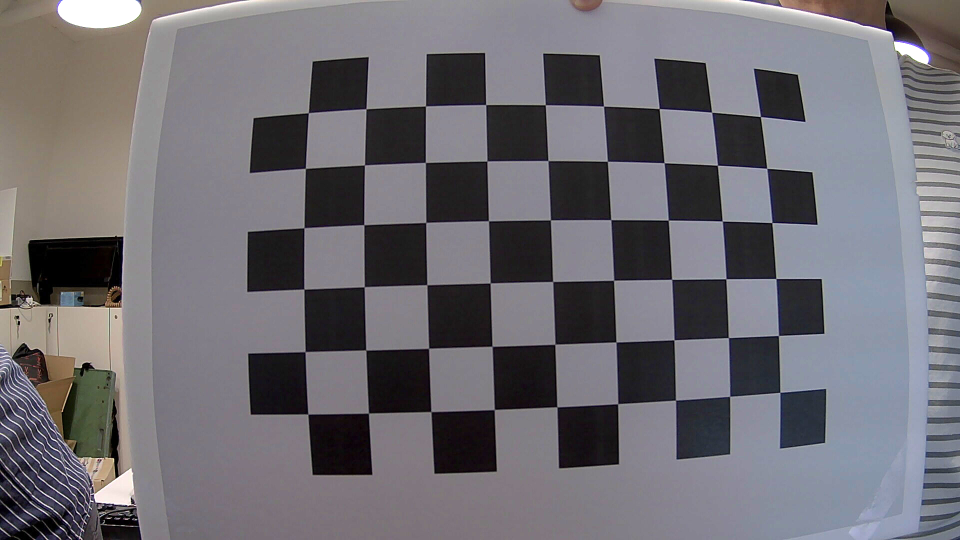
//> input picture images9x6/image0.jpg, 1920 x 1080 px (shown at 1/2 size); its folder holds only this picture in this run
$ ./main   (built with g++ and OpenCV 4)
//> lines starting //> are read from the running program, lines starting //| are printed output that depends on the picture; after the words box and inside, x2 and y2 are one past the last pixel; in counts of white or black regions, pixels touching at a corner belong together
#include <opencv2/opencv.hpp>
#include <opencv2/calib3d/calib3d.hpp>
#include <opencv2/calib3d/calib3d_c.h>
#include <opencv2/highgui/highgui.hpp>
#include <opencv2/imgproc/imgproc.hpp>
#include <iostream>
#include <vector>

// dimensions of checkerboard
int CHECKERBOARD[2]{ 6, 9 };

int main()
{
    std::vector<cv::String> images;

//    path of checkerboard images
    std::string image_path = "/home/minn/CLionProjects/camera-calibration/images9x6";

//    get paths
    cv::glob(image_path, images);

    std::cout << "the number of images : " << images.size() << std::endl;
    for (auto loop : images)
    {
        std::cout << loop << std::endl;
    }
    if (images.size() == 0)
        std::cout << "image doesn't exist! \n" << std::endl;

//    3D points for each checkerboard image
    std::vector<std::vector<cv::Point3f> > objp;

//    2D points for each checkerboard image
    std::vector<std::vector<cv::Point2f> > imgp;

//    World coordinates for 3D points
    std::vector<cv::Point3f> objp_w;

    for (int i = 0; i < CHECKERBOARD[1]; i++) // CHECKERBOARD[1] = 6
    {
        for (int j = 0; j < CHECKERBOARD[0]; j++) // CHECKERBOARD[0] = 9
        {
//            size of bix = 30mm
            objp_w.push_back(cv::Point3f(j * 30, i * 30, 0));
        }
    }

    cv::Mat frame, gray;

//    vector to store the pixel coordinates of detected chessboard corners
    std::vector<cv::Point2f> corner_pts; // chessboard corners
    bool success;
//    looping over all the images in the directory
    for (int i = 0; i < images.size(); i++)
    {
        frame = cv::imread(images[i]);
//> frame is the input picture: 1080 rows x 1920 cols, CV_8UC3; mean B, G, R 115.1, 109.1, 111.5
        cv::cvtColor(frame, gray, cv::COLOR_BGR2GRAY);
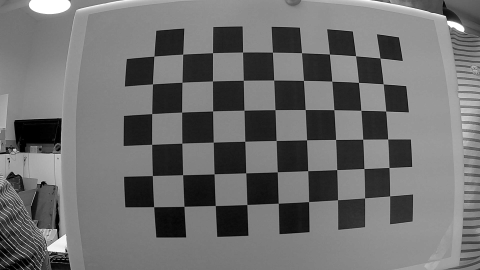
//> gray: 1080 rows x 1920 cols, CV_8UC1 (shown at 1/4 size); min 0, max 255, mean 110.5

//        finding chessboard corners
        success = cv::findChessboardCorners(gray, cv::Size(CHECKERBOARD[0], CHECKERBOARD[1]), corner_pts, CV_CALIB_CB_ADAPTIVE_THRESH | CV_CALIB_CB_FAST_CHECK | CV_CALIB_CB_NORMALIZE_IMAGE);
//> success = true; corner_pts = 54 Points (x, y), first 12: [1521.1, 233.9], [1533.8, 337.1], [1543.9, 445.7], [1551.8, 557.5], [1557.4, 671.6], [1560, 785], [1423.7, 224.7], [1434.4, 330.6], [1445.3, 442.6], [1451.7, 557.8], [1457.2, 675.6], [1460, 793.4]

        if (success)
        {
            cv::TermCriteria criteria(CV_TERMCRIT_EPS | CV_TERMCRIT_ITER, 30, 0.001);

//            refining pixel coordinates for given 2d points.
            cv::cornerSubPix(gray, corner_pts, cv::Size(11, 11), cv::Size(-1, -1), criteria);
//> corner_pts = 54 Points (x, y), first 12: [1521.2, 233.6], [1533.8, 337.1], [1544.2, 445.6], [1552.2, 557.5], [1557.2, 671.4], [1560.2, 785.2], [1423.6, 224.8], [1435.3, 330.9], [1444.8, 442.5], [1452.3, 558.1], [1457.1, 675.6], [1459.6, 793]

//            displaying the detected corner points on the chessboard
            cv::drawChessboardCorners(frame, cv::Size(CHECKERBOARD[0], CHECKERBOARD[1]), corner_pts, success);
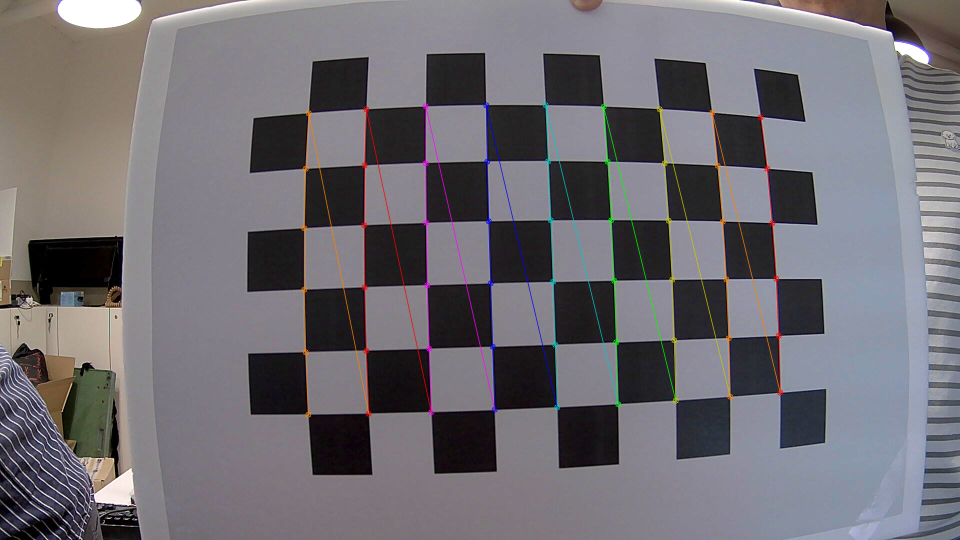
//> frame: 1080 rows x 1920 cols, CV_8UC3 (shown at 1/2 size); 1.67% of pixels changed, all inside (x1, y1, x2, y2) = (602, 204, 1567, 836)

            objp.push_back(objp_w);
            imgp.push_back(corner_pts);
//> imgp = 1 point lists
        }

        cv::imshow("Image", frame);
        cv::imwrite("../images-calibrated/cornered_"+std::to_string(i)+".jpg", frame);
        cv::waitKey(0);
    }
    cv::destroyAllWindows();

//     cameraMatrix is intrinsic parameters
//     distCoeffs is distortion coefficient
//     R, T is extrinsic parameters
    cv::Mat cameraMatrix, distCoeffs, R, T;

//    get parameters by calibration
    cv::calibrateCamera(objp, imgp, cv::Size(gray.rows, gray.cols), cameraMatrix, distCoeffs, R, T);
//> cameraMatrix = [[2879.9, 0, 672.4], [0, 2905.5, 729.5], [0, 0, 1]]; distCoeffs = [-1.64, -4.53, -0.0511, 0.22, 23.04]; R = [[-0.21, -0.117, 1.53]]; T = [[215.3, -131.5, 745.2]]

    std::cout << "-Camera Parameters-\n";
    std::cout << "CameraMatrix\n" << cameraMatrix << "\n\n";
//| CameraMatrix
//| [2879.94425272013, 0, 672.4109169726902;
//|  0, 2905.462638795179, 729.4882961654571;
//|  0, 0, 1]
    std::cout << "DistCoeffs\n" << distCoeffs << "\n\n";
//| DistCoeffs
//| [-1.635844399266623, -4.525697091981517, -0.05111084825687532, 0.2202694277723841, 23.0406179621126]
    std::cout << "Rotation Vector\n" << R << "\n\n";
//| Rotation Vector
//| [-0.2103929199358771, -0.116539691412422, 1.533995775314731]
    std::cout << "Translation Vector\n" << T << "\n\n\n";
//| Translation Vector
//| [215.2516901434332, -131.5147760178796, 745.2437613914988]

    cv::Mat undistorted_image;
    cv::Mat result_image;

    for (int i = 0; i < images.size(); i++)
    {
        frame = cv::imread(images[i]);

        cv::undistort(frame, undistorted_image, cameraMatrix, distCoeffs); // undistort with parameters
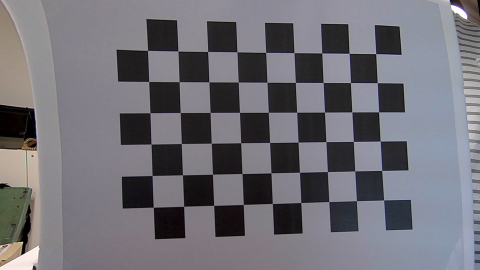
//> undistorted_image: 1080 rows x 1920 cols, CV_8UC3 (shown at 1/4 size); mean B, G, R 118.1, 111, 112.5
        cv::hconcat(frame, undistorted_image, undistorted_image);
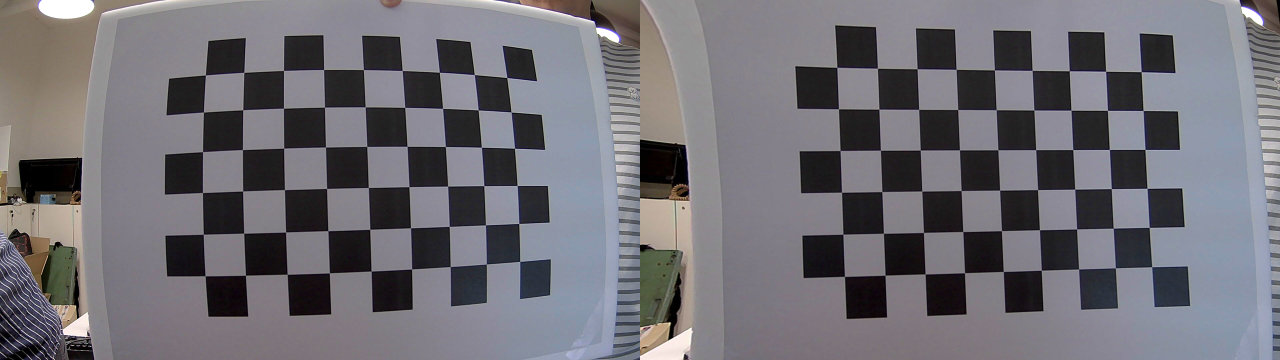
//> undistorted_image: 1080 rows x 3840 cols, CV_8UC3 (shown at 1/3 size); mean B, G, R 116.6, 110.1, 112
        cv::resize(undistorted_image, undistorted_image,cv::Size( undistorted_image.cols*0.5, undistorted_image.rows*0.5));
//> undistorted_image: 540 rows x 1920 cols, CV_8UC3
        cv::imshow("undistorted_image",undistorted_image);
        cv::imwrite("../images-calibrated/undistorted_"+std::to_string(i)+=".jpg", undistorted_image);

        cv::waitKey(0);
    }
    cv::destroyAllWindows();

    return 0;
}

$ run again, on images9x6/image4.jpg
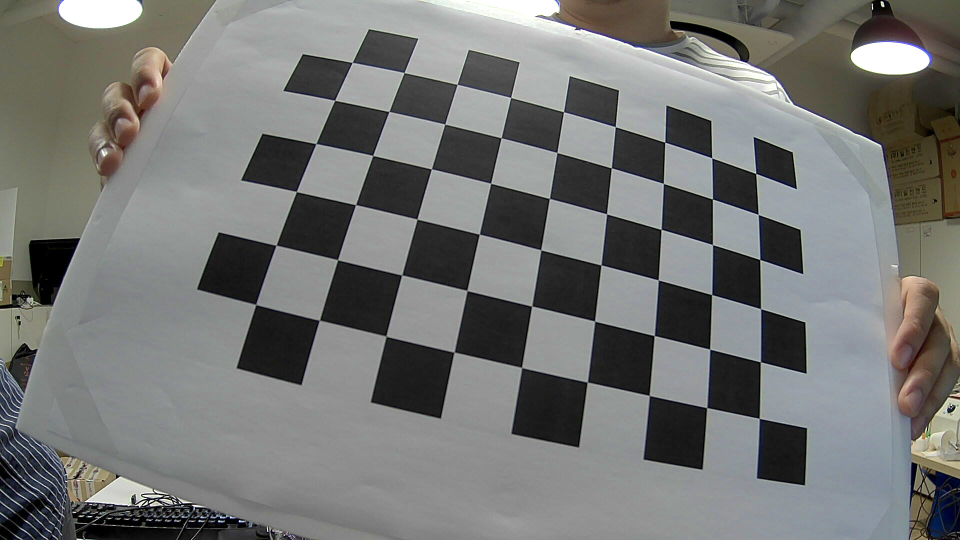
//> input picture images9x6/image4.jpg, 1920 x 1080 px (shown at 1/2 size)
//> frame is the input picture: 1080 rows x 1920 cols, CV_8UC3; mean B, G, R 115.8, 117.6, 116.7
//> `success = cv::findChessboardCorners(gray, cv::Size(CHECKERBOARD[0], CH..`: success = true; corner_pts = 54 Points (x, y), first 12: [1512, 347.4], [1516.8, 429.7], [1520, 519.4], [1521.6, 617.9], [1521.3, 724.1], [1519, 837], [1424, 316.5], [1425.1, 398.4], [1425.2, 489.6], [1423.7, 589.5], [1419.6, 699.4], [1414, 816.1]
//> `cv::cornerSubPix(gray, corner_pts, cv::Size(11, 11), cv::Size(-1, -1),..`: corner_pts = 54 Points (x, y), first 12: [1511.9, 347.4], [1516.6, 429.4], [1520, 519.5], [1521.6, 617.8], [1521.1, 724.1], [1518.8, 837.1], [1424, 316.3], [1425.2, 398.5], [1425.3, 489.6], [1423.7, 589.6], [1419.8, 698.7], [1413.8, 815.7]
//> `cv::drawChessboardCorners(frame, cv::Size(CHECKERBOARD[0], CHECKERBOAR..`:
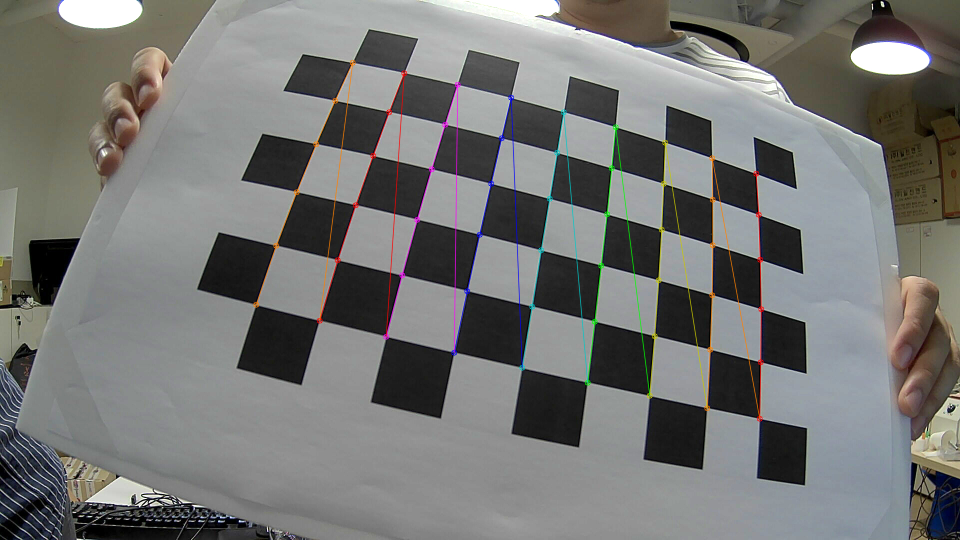
//> frame: 1080 rows x 1920 cols, CV_8UC3 (shown at 1/2 size); 1.48% of pixels changed, all inside (x1, y1, x2, y2) = (506, 119, 1529, 844)
//> imgp = 1 point lists
//> cameraMatrix = [[805.1, 0, 541.9], [0, 832.6, 1289.5], [0, 0, 1]]; distCoeffs = [-0.149, -0.00502, -0.137, 0.0949, -0.0203]; R = [[-0.322, 0.161, 1.79]]; T = [[250.1, -214.7, 256]]
//| CameraMatrix
//| [805.0513389050412, 0, 541.9028281133147;
//|  0, 832.5872569147009, 1289.464471628445;
//|  0, 0, 1]
//| DistCoeffs
//| [-0.1492650947343387, -0.005020207385981162, -0.137189325773933, 0.09494244315002572, -0.02034569164021285]
//| Rotation Vector
//| [-0.3223775615744491, 0.1605296175216958, 1.794422821536038]
//| Translation Vector
//| [250.0790219060925, -214.6881605511767, 256.0068167292152]
//> `cv::hconcat(frame, undistorted_image, undistorted_image);`:
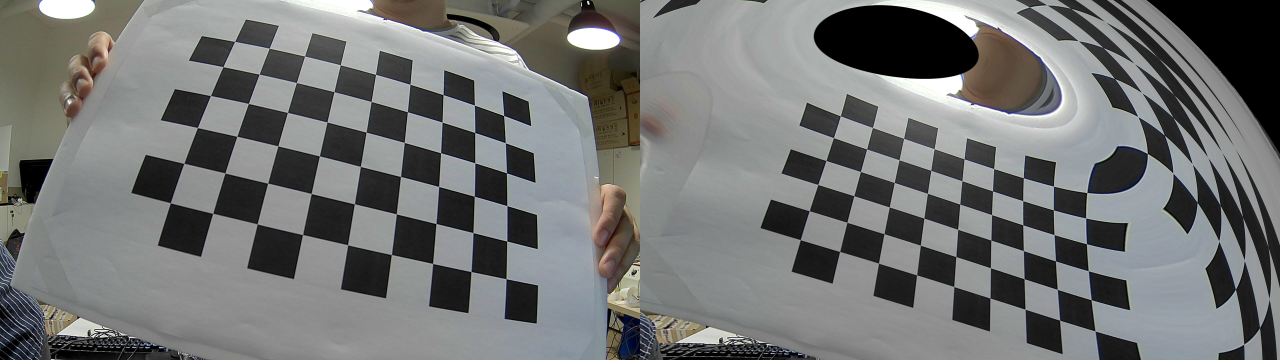
//> undistorted_image: 1080 rows x 3840 cols, CV_8UC3 (shown at 1/3 size); mean B, G, R 115.6, 116.2, 114.9

$ run again, on images9x6/image5.jpg
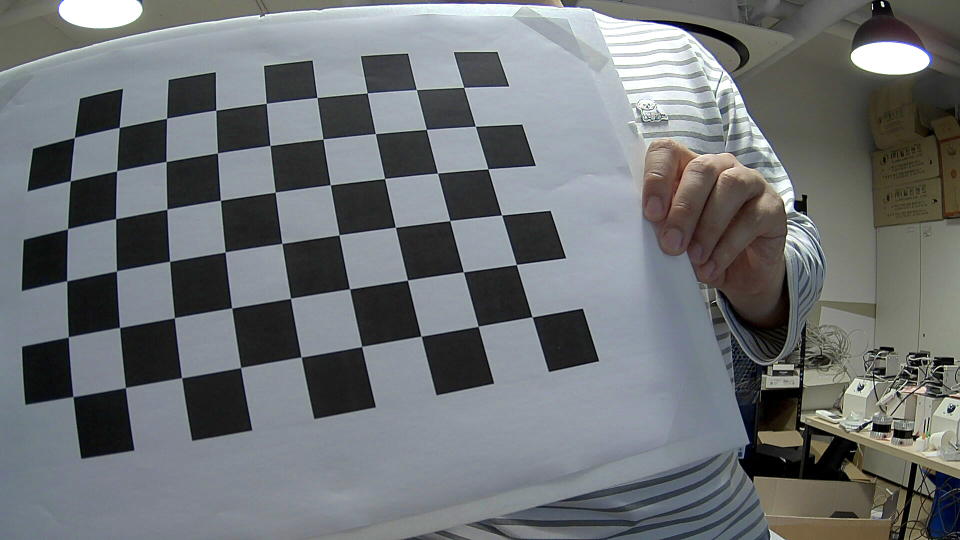
//> input picture images9x6/image5.jpg, 1920 x 1080 px (shown at 1/2 size)
//> frame is the input picture: 1080 rows x 1920 cols, CV_8UC3; mean B, G, R 116.5, 114.2, 110.3
//> `success = cv::findChessboardCorners(gray, cv::Size(CHECKERBOARD[0], CH..`: success = true; corner_pts = 54 Points (x, y), first 12: [927.9, 175.4], [951.3, 252.9], [976.3, 338.2], [1003.5, 430.4], [1033.1, 529.5], [1064.7, 634.1], [833.3, 179.7], [853, 259.3], [875.5, 346.6], [900, 441.5], [927, 544], [956.5, 652.8]
//> `cv::cornerSubPix(gray, corner_pts, cv::Size(11, 11), cv::Size(-1, -1),..`: corner_pts = 54 Points (x, y), first 12: [927.8, 175.2], [951.2, 252.9], [976.3, 338.2], [1003.7, 430.4], [1032.9, 529.5], [1064.6, 634.2], [833.2, 179.8], [853.1, 259.4], [875.4, 346.6], [900, 441.6], [927.1, 544.3], [956.6, 653.1]
//> `cv::drawChessboardCorners(frame, cv::Size(CHECKERBOARD[0], CHECKERBOAR..`:
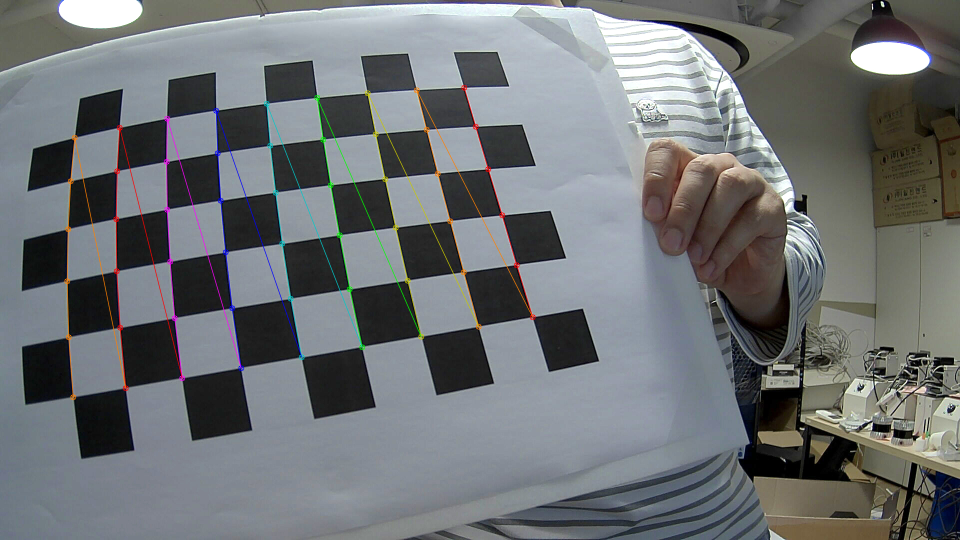
//> frame: 1080 rows x 1920 cols, CV_8UC3 (shown at 1/2 size); 1.43% of pixels changed, all inside (x1, y1, x2, y2) = (128, 169, 1072, 801)
//> imgp = 1 point lists
//> cameraMatrix = [[1104.3, 0, 218.3], [0, 1156.5, 1181.3], [0, 0, 1]]; distCoeffs = [0.239, -1.12, -0.148, 0.207, 0.56]; R = [[-0.407, 0.0219, 1.39]]; T = [[175.7, -265.5, 414.7]]
//| CameraMatrix
//| [1104.253425679292, 0, 218.2757178348269;
//|  0, 1156.541281187376, 1181.344024293995;
//|  0, 0, 1]
//| DistCoeffs
//| [0.2389942389324238, -1.122621061701291, -0.1484913339421463, 0.207197883424358, 0.5599408890262673]
//| Rotation Vector
//| [-0.4065492782718789, 0.02191219787017793, 1.394910172657567]
//| Translation Vector
//| [175.6637181424274, -265.4810198471208, 414.699111022854]
//> `cv::hconcat(frame, undistorted_image, undistorted_image);`:
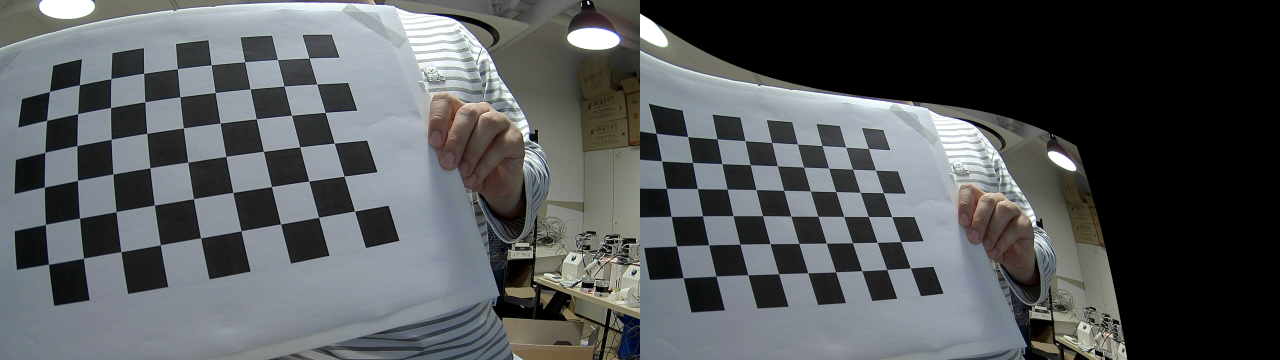
//> undistorted_image: 1080 rows x 3840 cols, CV_8UC3 (shown at 1/3 size); mean B, G, R 90.6, 88.6, 85.5
